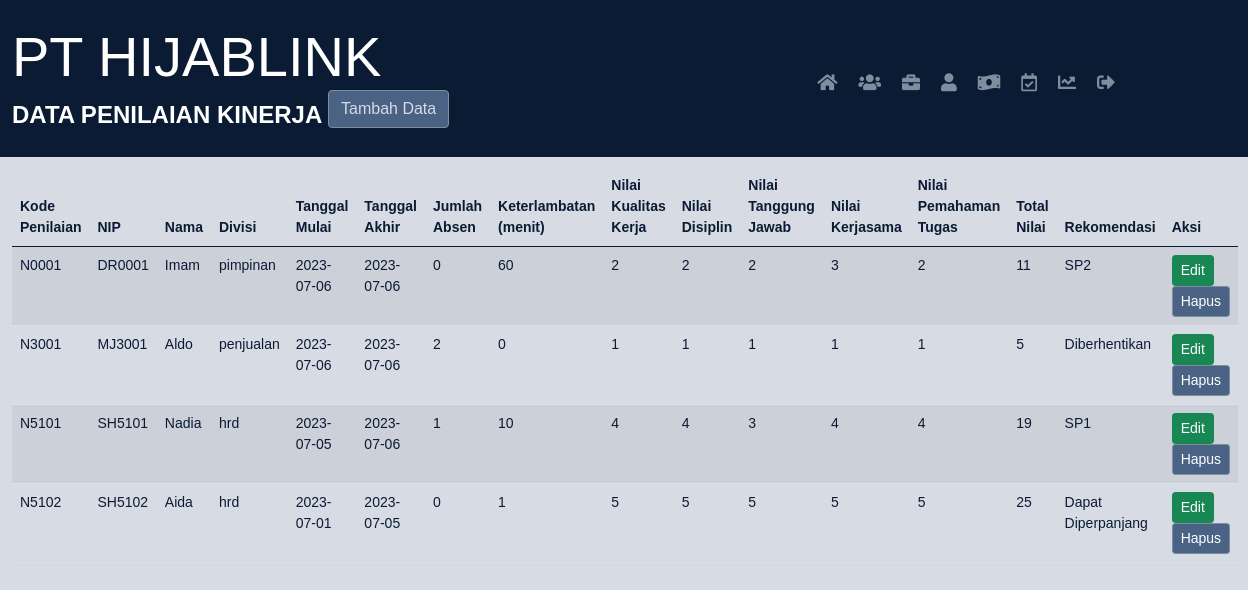
/penilaian_kinerja.php, run on the app's committed database.
### tables this page shows
CREATE TABLE `penilaian_kinerja` (
  `kode_penilaian` varchar(20) NOT NULL,
  `nip` varchar(20) DEFAULT NULL,
  `nama` varchar(40) DEFAULT NULL,
  `divisi` varchar(20) DEFAULT NULL,
  `tgl_mulai` date DEFAULT NULL,
  `tgl_akhir` date DEFAULT NULL,
  `jumlah_absen` int(5) DEFAULT NULL,
  `keterlambatan` int(5) DEFAULT NULL,
  `nilai_kualitas_kerja` int(5) DEFAULT NULL,
  `nilai_disiplin` int(5) DEFAULT NULL,
  `nilai_tanggungjawab` int(5) DEFAULT NULL,
  `nilai_kerjasama` int(5) DEFAULT NULL,
  `nilai_pemahaman_tugas` int(5) DEFAULT NULL,
  `total_nilai` int(5) DEFAULT NULL,
  `rekomendasi` varchar(50) DEFAULT NULL
);

### penilaian_kinerja.php (the view, shortened to what this page needs)
<!DOCTYPE html>
<html>
<head>
    <link rel="stylesheet" href="https://cdnjs.cloudflare.com/ajax/libs/bootstrap/5.0.2/css/bootstrap.min.css">
    <link rel="stylesheet" href="https://cdnjs.cloudflare.com/ajax/libs/font-awesome/5.15.3/css/all.min.css">
</head>
<body>
    <nav class="navbar navbar-expand-lg navbar-dark color=#4A6284">
        <div class="container">
            <a class="navbar-brand" href="#">
                <span class="display-4">PT HIJABLINK</span>
                <br>
                DATA PENILAIAN KINERJA
                <button type="button" class="btn btn-primary mb-3" data-bs-toggle="modal" data-bs-target="#addModal">Tambah Data</button>
            </a>
            <div class="navbar-collapse justify-content-end">
                <ul class="navbar-nav">
                    <li class="nav-item">
                            <a class="nav-link" href="home.html" data-bs-toggle="tooltip" data-bs-placement="bottom" title="Home">
                                <i class="fas fa-home" style="color: #7E8E9E;"></i>
                            </a>
                        </li>
                    <li class="nav-item">
                        <a class="nav-link active" href="golongan.php" data-bs-toggle="tooltip" data-bs-placement="bottom" title="Golongan">
                            <i class="fas fa-users" style="color: #7E8E9E;"></i>
                        </a>
                    </li>
                    <li class="nav-item">
                        <a class="nav-link active" href="jabatan.php" data-bs-toggle="tooltip" data-bs-placement="bottom" title="Jabatan">
                            <i class="fas fa-briefcase" style="color: #7E8E9E;"></i>
                        </a>
                    </li>
                    <li class="nav-item">
                        <a class="nav-link" href="pegawai.php" data-bs-toggle="tooltip" data-bs-placement="bottom" title="Pegawai">
                            <i class="fas fa-user" style="color: #7E8E9E;"></i>
                        </a>
                    </li>
                    <li class="nav-item">
                        <a class="nav-link" href="gaji.php" data-bs-toggle="tooltip" data-bs-placement="bottom" title="Gaji">
                            <i class="fas fa-money-bill-wave" style="color: #7E8E9E;"></i>
                        </a>
                    </li>
                    <li class="nav-item">
                        <a class="nav-link" href="presensi.php" data-bs-toggle="tooltip" data-bs-placement="bottom" title="Presensi">
                            <i class="far fa-calendar-check" style="color: #7E8E9E;"></i>
                        </a>
                    </li>
                    <li class="nav-item">
                        <a class="nav-link" href="penilaian_kinerja.php" data-bs-toggle="tooltip" data-bs-placement="bottom" title="Penilaian Kinerja">
                            <i class="fas fa-chart-line" style="color: #7E8E9E;"></i>
                        </a>
                    </li>
                    <li class="nav-item">
                        <a class="nav-link" href="login.php?logout=true" data-bs-toggle="tooltip" data-bs-placement="bottom" title="Log Out" onclick="confirmLogout(event)">
                            <i class="fas fa-sign-out-alt" style="color: #7E8E9E;"></i>
                        </a>
                    </li>
                </ul>
            </div>
        </div>
    </nav>
</body>
<body>
    <?php
    $servername = "localhost";
    $username = "root";
    $password = "";
    $database = "hijablink";
    $conn = mysqli_connect($servername, $username, $password, $database);
    ?>
    <div class="container">
        <table class="table table-striped">
            <thead>
                <tr>
                    <th>Kode Penilaian</th>
                    <th>NIP</th>
                    <th>Nama</th>
                    <th>Divisi</th>
                    <th>Tanggal Mulai</th>
                    <th>Tanggal Akhir</th>
                    <th>Jumlah Absen</th>
                    <th>Keterlambatan (menit)</th>
                    <th>Nilai Kualitas Kerja</th>
                    <th>Nilai Disiplin</th>
                    <th>Nilai Tanggung Jawab</th>
                    <th>Nilai Kerjasama</th>
                    <th>Nilai Pemahaman Tugas</th>
                    <th>Total Nilai</th>
                    <th>Rekomendasi</th>
                    <th>Aksi</th>
                </tr>
            </thead>
            <tbody>
                <?php
                $query = "SELECT * FROM penilaian_kinerja";
                $result = mysqli_query($conn, $query);
                while ($data = mysqli_fetch_assoc($result)) {
                    echo "<tr>";
                    echo "<td>".$data['kode_penilaian']."</td>";
                    echo "<td>".$data['nip']."</td>";
                    echo "<td>".$data['nama']."</td>";
                    echo "<td>".$data['divisi']."</td>";
                    echo "<td>".$data['tgl_mulai']."</td>";
                    echo "<td>".$data['tgl_akhir']."</td>";
                    echo "<td>".$data['jumlah_absen']."</td>";
                    echo "<td>".$data['keterlambatan']."</td>";
                    echo "<td>".$data['nilai_kualitas_kerja']."</td>";
                    echo "<td>".$data['nilai_disiplin']."</td>";
                    echo "<td>".$data['nilai_tanggungjawab']."</td>";
                    echo "<td>".$data['nilai_kerjasama']."</td>";
                    echo "<td>".$data['nilai_pemahaman_tugas']."</td>";
                    echo "<td>".$data['total_nilai']."</td>";
                    echo "<td>".$data['rekomendasi']."</td>";
                    echo "<td>";
                    echo "<button type='button' class='btn btn-success btn-sm' data-bs-toggle='modal' data-bs-target='#editModal' onclick='openEditModal(\"".$data['kode_penilaian']."\", \"".$data['nip']."\", \"".$data['tgl_mulai']."\", \"".$data['tgl_akhir']."\", \"".$data['nilai_kualitas_kerja']."\", \"".$data['nilai_disiplin']."\", \"".$data['nilai_tanggungjawab']."\", \"".$data['nilai_kerjasama']."\", \"".$data['nilai_pemahaman_tugas']."\")'>Edit</button>";
                    echo "<button type='button' class='btn btn-danger btn-sm' onclick='deleteData(\"".$data['kode_penilaian']."\")'>Hapus</button>";
                    echo "</td>";
                    echo "</tr>";
                }
                ?>
            </tbody>
        </table>
    </div>
</body>
</html>

### penilaian_kinerja.php (style rules this page uses)
body { background-color: #D7DBE4; font-family: Arial, sans-serif; margin: 0; padding: 0; background-repeat: no-repeat; background-size: cover; background-position: center; padding-top: 0px; padding-left: 0px; }
.container { margin-top: 10px; margin-left: 0px; }
.navbar { background-color: #0B1B34; }
.navbar-brand { color: #D7DBE4; font-size: 24px; font-weight: bold; margin-left: 0px; }
.navbar-nav .nav-link { color: #7E8E9E; font-size: 18px; font-weight: bold; transition: color 0.3s; }
.navbar-nav .nav-link.active { color: #0B1B34; }
.navbar-nav .nav-link i { margin-right: 5px; }
.navbar-nav .nav-link.active i { color: #0B1B34; }
th { background-color: #7E8E9E; color: #0B1B34; font-size: 14px; text-align: left; padding-left: 0px; }
td { background-color: #D7DBE4; color: #0B1B34; font-size: 14px; text-align: left; padding-left: 0px; }
.btn-primary { background-color: #4A6284; border-color: #7E8E9E; }
.btn-danger { background-color: #4A6284; border-color: #7E8E9E; }
.btn-primary, .btn-secondary { color: #D7DBE4; }
.table { margin-left: 0px; }

### data on the page
penilaian_kinerja: kode_penilaian "N0001", nip "DR0001", nama "Imam", divisi "pimpinan", tgl_mulai "2023-07-06", tgl_akhir "2023-07-06", jumlah_absen "0", keterlambatan "60", nilai_kualitas_kerja "2", nilai_disiplin "2", nilai_tanggungjawab "2", nilai_kerjasama "3", nilai_pemahaman_tugas "2", total_nilai "11", rekomendasi "SP2"
penilaian_kinerja: kode_penilaian "N3001", nip "MJ3001", nama "Aldo", divisi "penjualan", tgl_mulai "2023-07-06", tgl_akhir "2023-07-06", jumlah_absen "2", keterlambatan "0", nilai_kualitas_kerja "1", nilai_disiplin "1", nilai_tanggungjawab "1", nilai_kerjasama "1", nilai_pemahaman_tugas "1", total_nilai "5", rekomendasi "Diberhentikan"
penilaian_kinerja: kode_penilaian "N5101", nip "SH5101", nama "Nadia", divisi "hrd", tgl_mulai "2023-07-05", tgl_akhir "2023-07-06", jumlah_absen "1", keterlambatan "10", nilai_kualitas_kerja "4", nilai_disiplin "4", nilai_tanggungjawab "3", nilai_kerjasama "4", nilai_pemahaman_tugas "4", total_nilai "19", rekomendasi "SP1"
penilaian_kinerja: kode_penilaian "N5102", nip "SH5102", nama "Aida", divisi "hrd", tgl_mulai "2023-07-01", tgl_akhir "2023-07-05", jumlah_absen "0", keterlambatan "1", nilai_kualitas_kerja "5", nilai_disiplin "5", nilai_tanggungjawab "5", nilai_kerjasama "5", nilai_pemahaman_tugas "5", total_nilai "25", rekomendasi "Dapat Diperpanjang"
